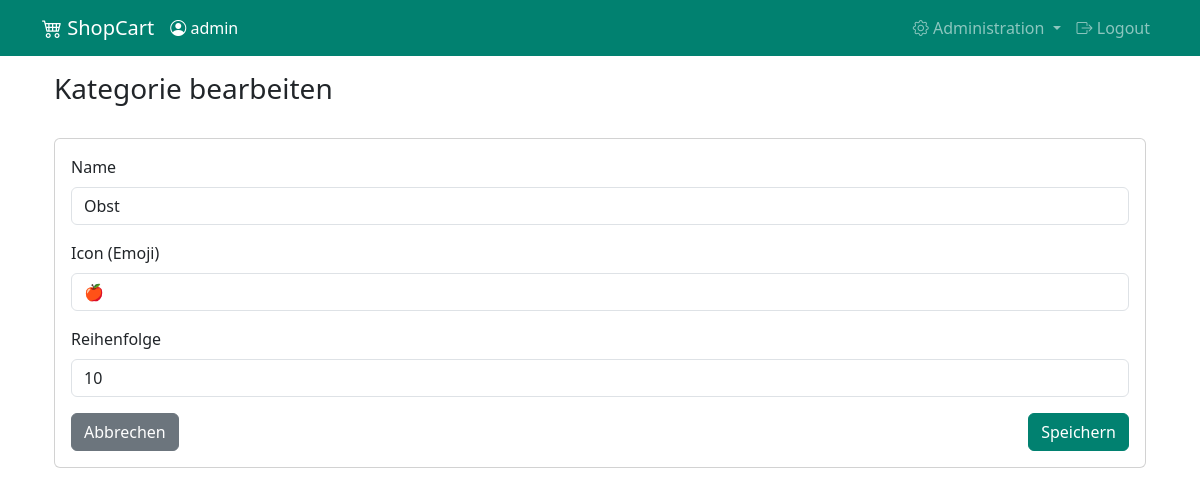
The page /admin/category/1/edit (signed in) on the database its author committed.
### app/models.py (models this page shows, shortened)
class User(UserMixin, db.Model):
    id = db.Column(db.Integer, primary_key=True)
    username = db.Column(db.String(80), unique=True, nullable=False)
    password_hash = db.Column(db.String(128))
    is_admin = db.Column(db.Boolean, default=False)
    registered_at = db.Column(db.DateTime, default=datetime.now(timezone.utc))
    last_login = db.Column(db.DateTime)
    shopping_lists = db.relationship('ShoppingList', backref='user', lazy=True)

class Category(db.Model):
    id = db.Column(db.Integer, primary_key=True)
    name = db.Column(db.String(50), unique=True, nullable=False)
    icon = db.Column(db.String(5), nullable=True)
    sort_order = db.Column(db.Integer, default=999)
    articles = db.relationship('Article', backref='category', lazy=True)

### app/main/routes.py (the view, shortened to what this page needs)
@bp.route('/admin/category/<int:id>/edit', methods=['GET', 'POST'])
@login_required
@admin_required
def category_edit(id):
    category = Category.query.get_or_404(id)
    form = CategoryForm(obj=category)
    return render_template('main/category_form.html',
                         title='Kategorie bearbeiten',
                         form=form)

### app/main/forms.py
class CategoryForm(FlaskForm):
    name = StringField('Name', validators=[
        DataRequired(),
        Length(min=2, max=50, message="Name muss zwischen 2 und 50 Zeichen lang sein")
    ])
    icon = StringField('Icon (Emoji)', validators=[
        DataRequired(),
        Length(max=5, message="Bitte nur ein Emoji verwenden")
    ])
    sort_order = IntegerField('Reihenfolge', validators=[
        DataRequired(),
        NumberRange(min=1, message="Bitte eine positive Zahl eingeben")
    ])
    submit = SubmitField('Kategorie speichern')

### app/__init__.py (called while the page is built)
def create_app(config_class=Config):
    app = Flask(__name__, static_folder='../static')
    app.config.from_object(config_class)
    db.init_app(app)
    login_manager.init_app(app)
    from app.auth import bp as auth_bp
    app.register_blueprint(auth_bp, url_prefix='/auth')
    from app.main import bp as main_bp
    app.register_blueprint(main_bp)
    @login_manager.user_loader
    def load_user(id):
        from app.models import User
        return User.query.get(int(id))
    return app

### app/main/routes.py (called while the page is built)
@bp.after_request
def add_header(response):
    if '/admin/' in request.path:
        response.headers['Cache-Control'] = 'no-store, no-cache, must-revalidate, post-check=0, pre-check=0, max-age=0'
        response.headers['Pragma'] = 'no-cache'
        response.headers['Expires'] = '-1'
    return response

### app/utils.py (called while the page is built)
def admin_required(f):
    @wraps(f)
    def decorated_function(*args, **kwargs):
        if not current_user.is_authenticated or not current_user.is_admin:
            flash('Diese Seite ist nur für Administratoren zugänglich.', 'danger')
            return redirect(url_for('main.index'))
        return f(*args, **kwargs)
    return decorated_function

### app/templates/main/category_form.html (shortened to what this page needs)
{% extends "base.html" %} {% block content %}
<div class="container">
  <div class="d-flex justify-content-between align-items-center mb-4">
    <h1 class="h3">{{ title }}</h1>
  </div>
  <div class="card">
    <div class="card-body">
      <form
        method="POST"
        onsubmit="sessionStorage.setItem('formSubmitted', 'true');"
      >
        <div class="mb-3">
          {{ form.name.label(class="form-label") }} {{
          form.name(class="form-control") }}
        </div>
        <div class="mb-3">
          {{ form.icon.label(class="form-label") }} {{
          form.icon(class="form-control") }}
        </div>
        <div class="mb-3">
          {{ form.sort_order.label(class="form-label") }} {{
          form.sort_order(class="form-control") }}
        </div>
        <div class="d-flex justify-content-between">
          <a
            href="{{ url_for('main.category_list') }}"
            class="btn btn-secondary"
            >Abbrechen</a
          >
          <button type="submit" class="btn btn-primary">Speichern</button>
        </div>
      </form>
    </div>
  </div>
</div>
{% endblock %}

### app/templates/base.html (shortened to what this page needs)
<!DOCTYPE html>
<html lang="de">
  <head>
    <link
      href="https://cdn.jsdelivr.net/npm/bootstrap@5.3.2/dist/css/bootstrap.min.css"
      rel="stylesheet"
    />
    <link
      rel="stylesheet"
      href="https://cdn.jsdelivr.net/npm/bootstrap-icons@1.11.1/font/bootstrap-icons.css"
    />
  </head>
  <body>
    <nav class="navbar navbar-expand-lg navbar-dark bg-primary mb-3">
      <div class="container">
        <div class="d-flex align-items-center">
          <a class="navbar-brand me-3" href="{{ url_for('main.index') }}">
            <i class="bi bi-cart4"></i> ShopCart
          </a>
          {% if current_user.is_authenticated %}
          <span class="navbar-text text-white">
            <i class="bi bi-person-circle"></i> {{ current_user.username }}
          </span>
          {% endif %}
        </div>
        <div class="collapse navbar-collapse" id="navbarNav">
          <ul class="navbar-nav ms-auto">
            {% if current_user.is_authenticated %} {% if current_user.is_admin
            %}
            <li class="nav-item dropdown">
              <a
                class="nav-link dropdown-toggle"
                href="#"
                id="adminDropdown"
                role="button"
                data-bs-toggle="dropdown"
                aria-expanded="false"
              >
                <i class="bi bi-gear"></i> Administration
              </a>
            </li>
            {% endif %}
            <li class="nav-item">
              <a class="nav-link" href="{{ url_for('auth.logout') }}">
                <i class="bi bi-box-arrow-right"></i> Logout
              </a>
            </li>
            {% endif %}
          </ul>
        </div>
      </div>
    </nav>
    <div class="container mb-4">{% block content %}{% endblock %}</div>
  </body>
</html>

### app/templates/base.html (style rules this page uses)
.navbar { background-color: #018170 !important; }
.btn-primary { background-color: #018170 !important; border-color: #018170 !important; }

### rows shown on the page
User: username "admin"
Category: name "Obst", icon "🍎", sort_order "10"

### other values the page prints
{{ title }} "Kategorie bearbeiten"
